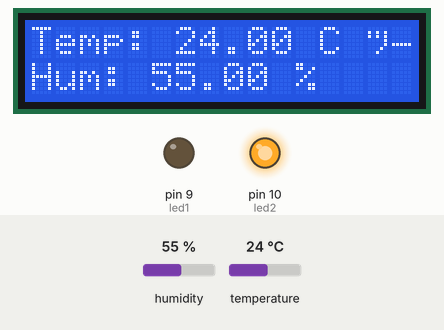
Bench run of a sketch on a simulated Arduino Uno, built with avr-gcc and run on an emulated ATmega328P. Parts: 16×2 character LCD, output pins drawn as LEDs (lit = HIGH). Inputs (shaded band) come from the test bench; at power-on: temperature 24 °C, humidity 55 %.

Above: at 3.2 s.
3.3 s: temperature set to 29 °C
At 5.3 s:
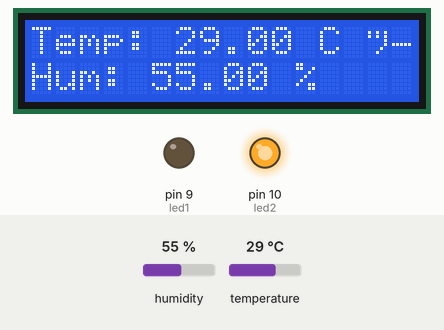
6.0 s: temperature set to 32 °C
At 6.7 s:
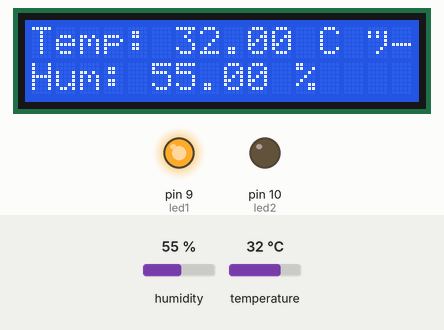
8.7 s: humidity set to 22 %
At 10.7 s:
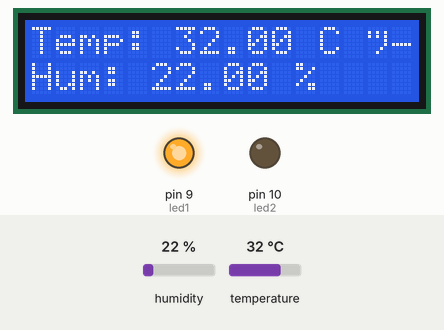
11.7 s: humidity set to 40 %
At 13.3 s:
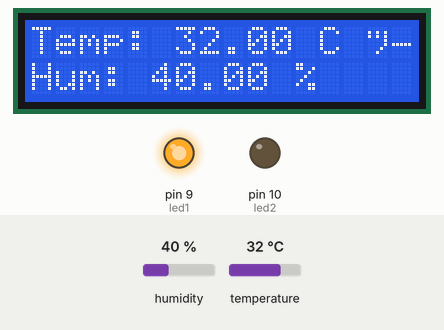
Timing chart, 0 to 14.8 s (numbered marks = the images above; inputs shaded):
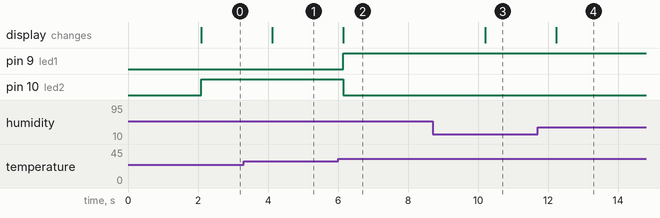

The sketch:

MiniStation_environnement.ino.ino
```cpp
#include <DHT.h>
#include <LiquidCrystal.h>
#define DHTPIN 2
#define DHTTYPE DHT11

DHT dht(DHTPIN,DHTTYPE);
LiquidCrystal lcd(3,4,5,6,7,8);
const int led1 = 9;
const int led2 = 10;

void setup() {
  pinMode(led1, OUTPUT);
  pinMode(led2, OUTPUT);

  lcd.begin(16, 2);

  dht.begin();

  lcd.print("Station meteo");
  delay(2000);
  lcd.clear();
}

void loop() {
  float temperature = dht.readTemperature();
  float humidite = dht.readHumidity();

  lcd.setCursor(0, 0);
  lcd.print("Temp: ");
  lcd.print(temperature);
  lcd.print(" C °  ");

  lcd.setCursor(0, 1);
  lcd.print("Hum: ");
  lcd.print(humidite);
  lcd.print(" %   ");

  if (temperature > 30) {
    digitalWrite(led1, HIGH);
    digitalWrite(led2, LOW);
  } else {
    digitalWrite(led1, LOW);
    digitalWrite(led2, HIGH);
  }

  delay(2000);
}
```

Measured:
- the behaviour switches between 30 and 31 °C on temperature (found by bisection; images 1 and 2)
- after the input at 3.3 s, the display: changes after 0.82 s (image 1)
- after the input at 6.0 s, pin 9 (led1): LOW → HIGH after 0.15 s; pin 10 (led2): HIGH → LOW after 0.15 s; the display: changes after 0.15 s (image 2)
- after the input at 8.7 s, the display: changes after 1.5 s (image 3)
- after the input at 11.7 s, the display: changes after 0.54 s (image 4)
